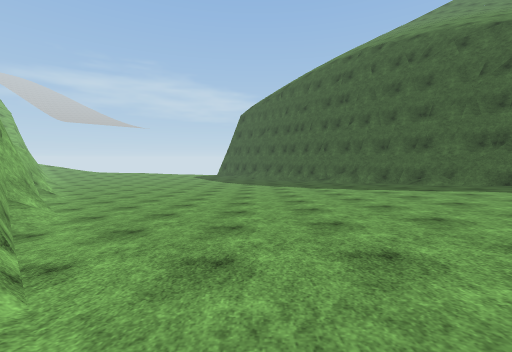
View 1 (above)

14 first-person views from a walk through a Unity game level. The camera is 1.3 m above the floor, tilts 4° down and sees 90° across. The floor is counted in squares, 2 m on a side. Each view is taken from the middle of a square. On the plan, view 1 faces up. The plan holds only what a view shows up to about 9 squares ahead; the rest is blank. The place goes on beyond the plan. Surface patterns are stand-ins for the level's own textures.

View 2
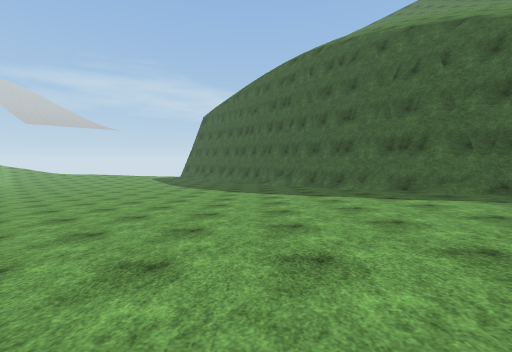

View 3
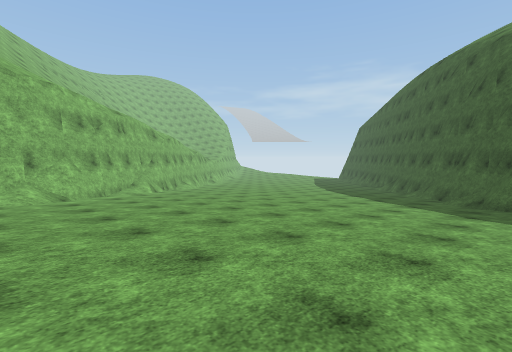

View 4
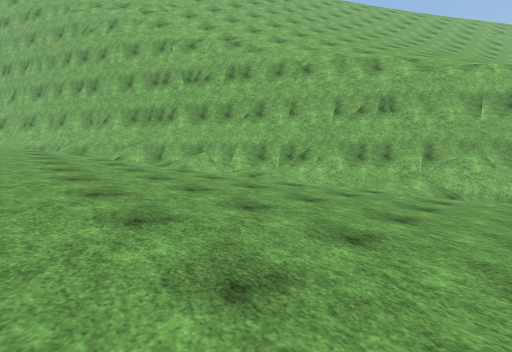

View 5
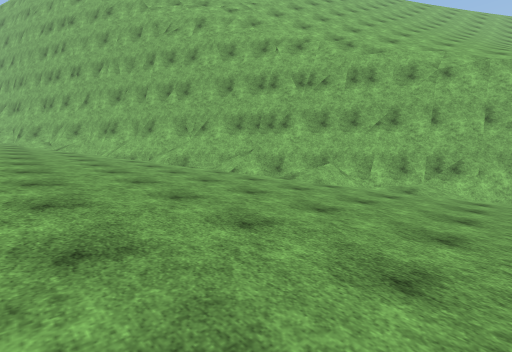

View 6
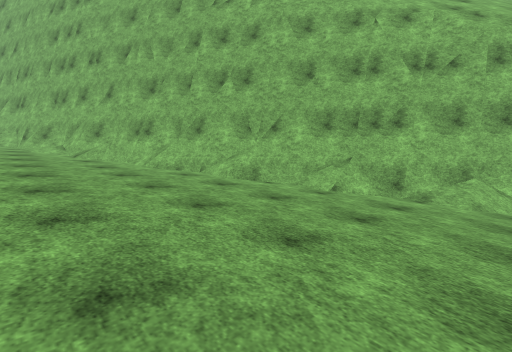

View 7
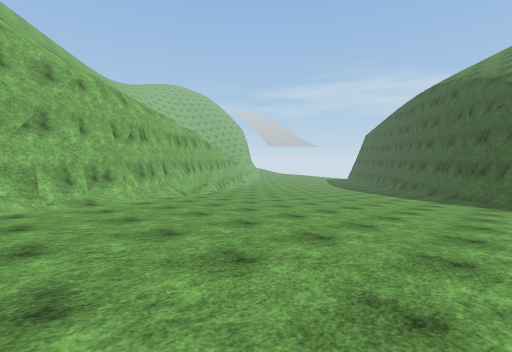

View 8
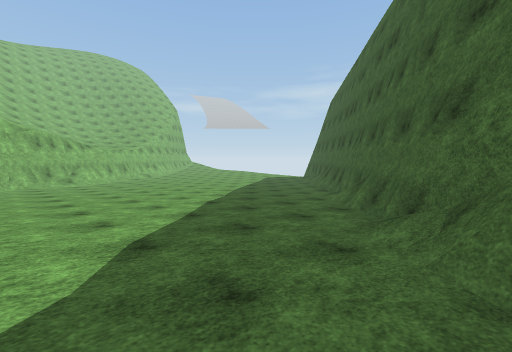

View 9
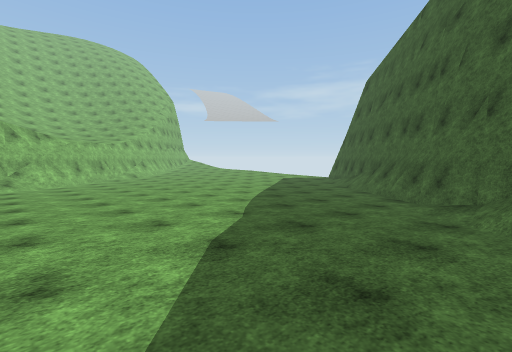

View 10
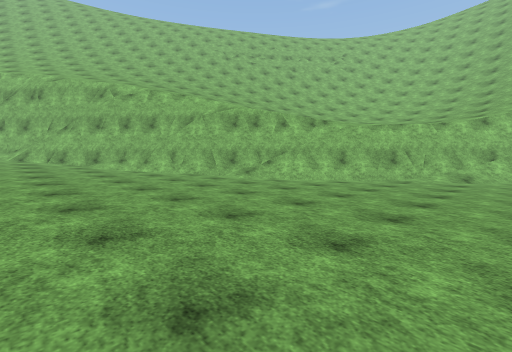

View 11
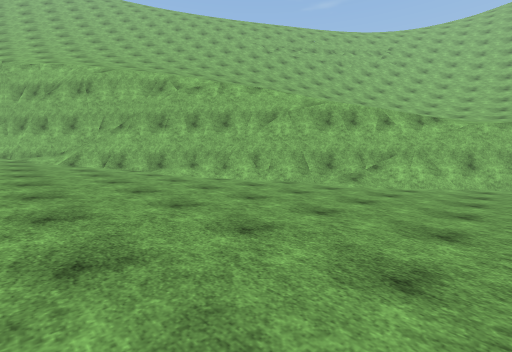

View 12
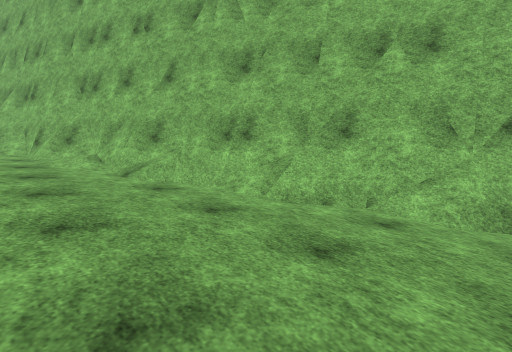

View 13
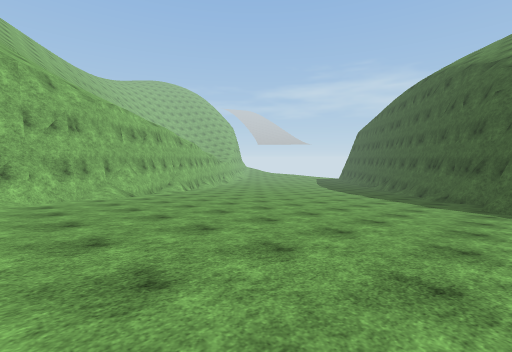

View 14
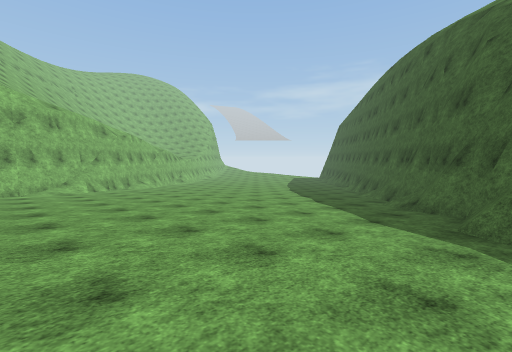

### Floor plan
Key: @ floor where view 1 was taken; # wall or solid block; . main floor; : floor 3.25 m higher than the main floor; / step, stairs or slope; = window, fence, low wall or low ledge; v drop or lower ground.
Columns run from 13 left of view 1 to 10 right of it. Each row starts with its distance up from view 1.
 14 v#..............##v
 13 /##..............##
 12  :##..............#v
 11    ##.............##v
 10    :##.............##=/
  9     =#=.............#v//
  8      v#.............##//
  7       v#.............##/
  6       :##.............#/
  5        v#.............#v
  4         v#.............#
  3         /##............#
  2          /##............
  1           /#............
  0            v#@..........
 -1            /##..........
 -2            //#..........
 -3            //v#.........
 -4            ///##........
 -5            ////#........
 -6             ///##.......
 -7             ////#.......
 -8             ////##.....:
 -9                /v##..:::
-10                 /##:::::
-11                  v##::::
-12                  v##::::
-13                    ##:::
-14                    ##:::
-15                     #:::
-16                     ##::
-17                      #::
-18                     v##:
-19                       #:
-20                       ##
-21                       ##

Where each view was taken, in squares from view 1:
view 1: 0 up, 0 right, facing up
view 2: 0 up, 3 right, facing up
view 3: 3 down, 9 right, facing up-left
view 4: 1 down, 8 right, facing down-left
view 5: 4 down, 10 right, facing down-left
view 6: 7 down, 10 right, facing down-left
view 7: 7 down, 10 right, facing up-left
view 8: 6 up, 7 right, facing up-left
view 9: 8 up, 4 right, facing up-left
view 10: 14 up, 1 left, facing down-left
view 11: 11 up, 0 right, facing down-left
view 12: 11 down, 10 right, facing down-left
view 13: 5 down, 10 right, facing up-left
view 14: 1 down, 10 right, facing up-left
